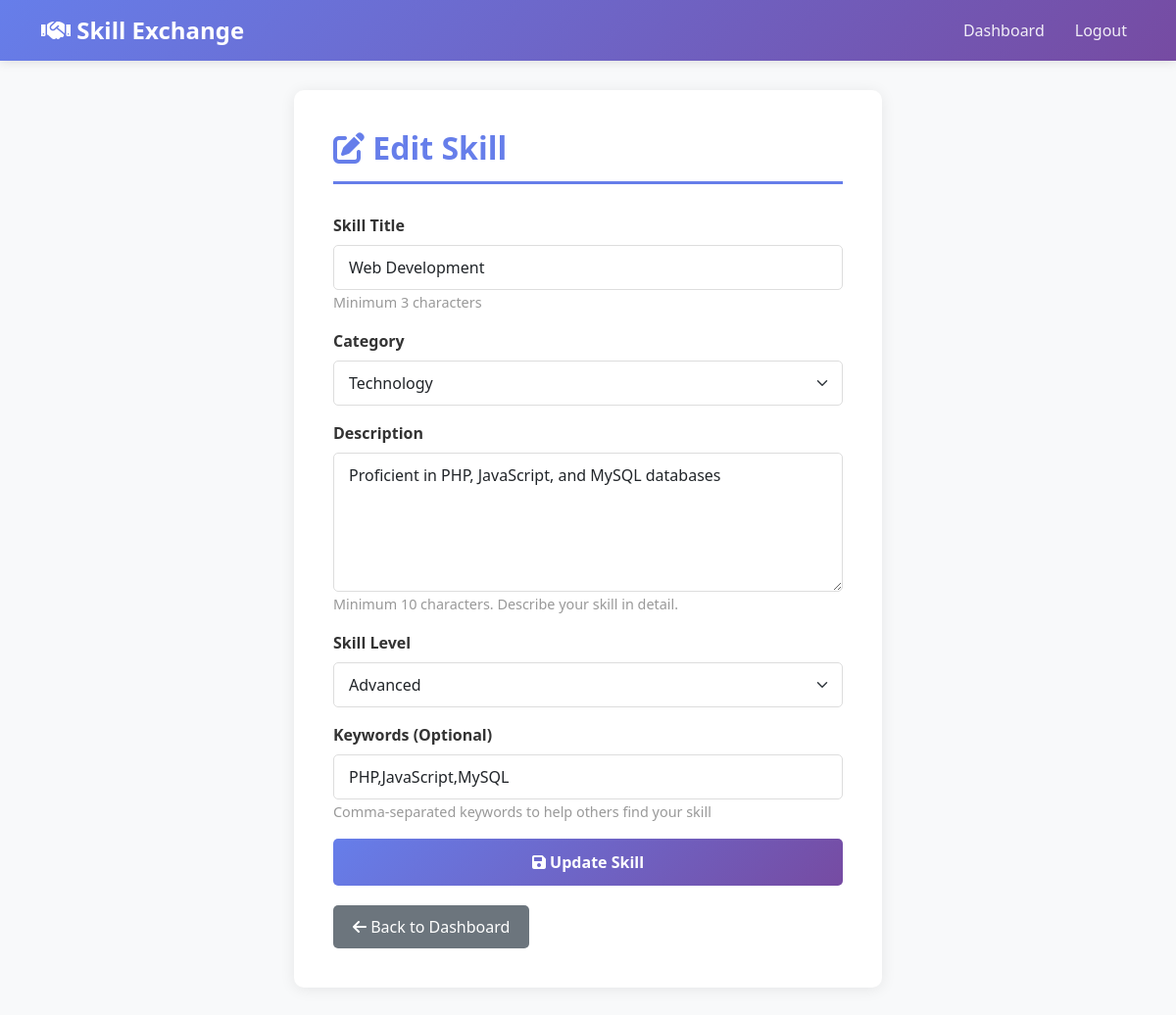
The app's page /edit_skill.php?id=1 (signed in) with its own data.
### tables this page shows
CREATE TABLE IF NOT EXISTS skills (
    id INT PRIMARY KEY AUTO_INCREMENT,
    user_id INT NOT NULL,
    title VARCHAR(150) NOT NULL,
    category VARCHAR(100) NOT NULL,
    description TEXT NOT NULL,
    skill_level ENUM('beginner', 'intermediate', 'advanced') NOT NULL DEFAULT 'beginner',
    skill_type ENUM('teach','learn') NOT NULL DEFAULT 'teach',
    keywords VARCHAR(255),
    created_at TIMESTAMP DEFAULT CURRENT_TIMESTAMP,
    updated_at TIMESTAMP DEFAULT CURRENT_TIMESTAMP ON UPDATE CURRENT_TIMESTAMP,
    FOREIGN KEY (user_id) REFERENCES users(id) ON DELETE CASCADE,
    INDEX idx_user_skills (user_id),
    INDEX idx_category (category),
    FULLTEXT INDEX ft_title (title)
);

### includes/db.php (called while the page is built, shortened)
<?php
function get_skill_by_id($skill_id, $conn) {
    $skill_id = intval($skill_id);
    $query = "SELECT * FROM skills WHERE id = $skill_id";
    $result = $conn->query($query);
    return $result->fetch_assoc();
}
?>

### edit_skill.php (the view, shortened to what this page needs)
<?php
require_once 'includes/db.php';
$skill_id = isset($_GET['id']) ? intval($_GET['id']) : null;
$skill = get_skill_by_id($skill_id, $conn);
$title = $skill['title'];
$category = $skill['category'];
$description = $skill['description'];
$skill_level = $skill['skill_level'];
$keywords = $skill['keywords'];
?>
<!DOCTYPE html>
<html lang="en">
<head>
    <link href="https://cdn.jsdelivr.net/npm/bootstrap@5.1.3/dist/css/bootstrap.min.css" rel="stylesheet">
    <link rel="stylesheet" href="https://cdnjs.cloudflare.com/ajax/libs/font-awesome/6.0.0/css/all.min.css">
</head>
<body>
    <nav class="navbar navbar-expand-lg navbar-dark">
        <div class="container">
            <a class="navbar-brand" href="dashboard.php">
                <i class="fas fa-handshake"></i> Skill Exchange
            </a>
            <div class="collapse navbar-collapse" id="navbarNav">
                <ul class="navbar-nav ms-auto">
                    <li class="nav-item">
                        <a class="nav-link" href="dashboard.php">Dashboard</a>
                    </li>
                    <li class="nav-item">
                        <a class="nav-link" href="logout.php">Logout</a>
                    </li>
                </ul>
            </div>
        </div>
    </nav>
    <div class="form-container">
        <h2 class="form-title">
            <i class="fas fa-edit"></i> Edit Skill
        </h2>
        <form method="POST" id="editSkillForm">
            <div class="form-group mb-3">
                <label for="title">Skill Title</label>
                <input type="text" class="form-control" id="title" name="title"
                       value="<?php echo htmlspecialchars($title); ?>" required>
                <small class="form-text">Minimum 3 characters</small>
            </div>
            <div class="form-group mb-3">
                <label for="category">Category</label>
                <select class="form-select" id="category" name="category" required>
                    <option value="Technology" <?php echo $category == 'Technology' ? 'selected' : ''; ?>>Technology</option>
                </select>
            </div>
            <div class="form-group mb-3">
                <label for="description">Description</label>
                <textarea class="form-control" id="description" name="description" rows="5" required><?php echo htmlspecialchars($description); ?></textarea>
                <small class="form-text">Minimum 10 characters. Describe your skill in detail.</small>
            </div>
            <div class="form-group mb-3">
                <label for="skill_level">Skill Level</label>
                <select class="form-select" id="skill_level" name="skill_level" required>
                    <option value="advanced" <?php echo $skill_level == 'advanced' ? 'selected' : ''; ?>>Advanced</option>
                </select>
            </div>
            <div class="form-group mb-3">
                <label for="keywords">Keywords (Optional)</label>
                <input type="text" class="form-control" id="keywords" name="keywords"
                       value="<?php echo htmlspecialchars($keywords); ?>"
                       placeholder="e.g., PHP, MySQL, Web Development">
                <small class="form-text">Comma-separated keywords to help others find your skill</small>
            </div>
            <button type="submit" class="btn-submit">
                <i class="fas fa-save"></i> Update Skill
            </button>
        </form>
        <a href="dashboard.php" class="btn-back">
            <i class="fas fa-arrow-left"></i> Back to Dashboard
        </a>
    </div>
</body>
</html>

### edit_skill.php (style rules this page uses)
:root { --primary-color: #667eea; --secondary-color: #764ba2; }
body { background-color: #f8f9fa; }
.navbar { background: linear-gradient(135deg, var(--primary-color) 0%, var(--secondary-color) 100%); box-shadow: 0 2px 10px rgba(0, 0, 0, 0.1); }
.navbar-brand { font-weight: bold; font-size: 1.5rem; }
.nav-link { color: rgba(255, 255, 255, 0.9) !important; margin-left: 15px; }
.form-container { background: white; border-radius: 10px; padding: 40px; box-shadow: 0 2px 15px rgba(0, 0, 0, 0.08); max-width: 600px; margin: 30px auto; }
.form-title { color: var(--primary-color); font-weight: bold; margin-bottom: 30px; padding-bottom: 15px; border-bottom: 3px solid var(--primary-color); }
.form-group label { font-weight: 600; color: #333; margin-bottom: 8px; }
.form-control, .form-select { border: 1px solid #ddd; padding: 10px 15px; border-radius: 5px; }
.btn-submit { background: linear-gradient(135deg, var(--primary-color) 0%, var(--secondary-color) 100%); color: white; border: none; padding: 12px 30px; border-radius: 5px; font-weight: bold; cursor: pointer; width: 100%; transition: 0.3s; }
.btn-back { background-color: #6c757d; color: white; border: none; padding: 10px 20px; border-radius: 5px; text-decoration: none; display: inline-block; margin-top: 20px; }
.form-text { color: #999; font-size: 0.9rem; }

### records on screen
skills: title "Web Development", category "Technology", description "Proficient in PHP, JavaScript, and MySQL databases", skill_level "Advanced", keywords "PHP,JavaScript,MySQL"
